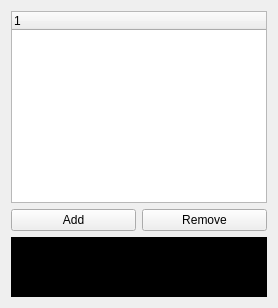
          <widget class="QWidget" name="tab_4">
           <attribute name="title">
            <string>快捷指令</string>
           </attribute>
           <layout class="QVBoxLayout" name="verticalLayout_18">
            <item>
             <layout class="QVBoxLayout" name="verticalLayout_17">
              <item>
               <widget class="QTreeWidget" name="treeWidget_quick_cmd">
                <attribute name="headerDefaultSectionSize">
                 <number>160</number>
                </attribute>
                <attribute name="headerMinimumSectionSize">
                 <number>160</number>
                </attribute>
                <column>
                 <property name="text">
                  <string notr="true">1</string>
                 </property>
                </column>
               </widget>
              </item>
              <item>
               <layout class="QHBoxLayout" name="horizontalLayout_13">
                <item>
                 <widget class="QPushButton" name="quick_cmd_add_btn">
                  <property name="text">
                   <string>Add</string>
                  </property>
                 </widget>
                </item>
                <item>
                 <widget class="QPushButton" name="quick_cmd_remove_btn">
                  <property name="text">
                   <string>Remove</string>
                  </property>
                 </widget>
                </item>
               </layout>
              </item>
              <item>
               <widget class="QTextEdit" name="cmd_output">
                <property name="maximumSize">
                 <size>
                  <width>16777215</width>
                  <height>60</height>
                 </size>
                </property>
                <property name="styleSheet">
                 <string notr="true">background-color:rgb(0, 0, 0);
color:rgb(238, 238, 236);</string>
                </property>
                <property name="html">
                 <string>&lt;!DOCTYPE HTML PUBLIC &quot;-//W3C//DTD HTML 4.0//EN&quot; &quot;http://www.w3.org/TR/REC-html40/strict.dtd&quot;&gt;
&lt;html&gt;&lt;head&gt;&lt;meta name=&quot;qrichtext&quot; content=&quot;1&quot; /&gt;&lt;style type=&quot;text/css&quot;&gt;
p, li { white-space: pre-wrap; }
&lt;/style&gt;&lt;/head&gt;&lt;body style=&quot; font-family:'Ubuntu'; font-size:11pt; font-weight:400; font-style:normal;&quot;&gt;
&lt;p style=&quot;-qt-paragraph-type:empty; margin-top:0px; margin-bottom:0px; margin-left:0px; margin-right:0px; -qt-block-indent:0; text-indent:0px;&quot;&gt;&lt;br /&gt;&lt;/p&gt;&lt;/body&gt;&lt;/html&gt;</string>
                </property>
               </widget>
              </item>
             </layout>
            </item>
           </layout>
          </widget>
